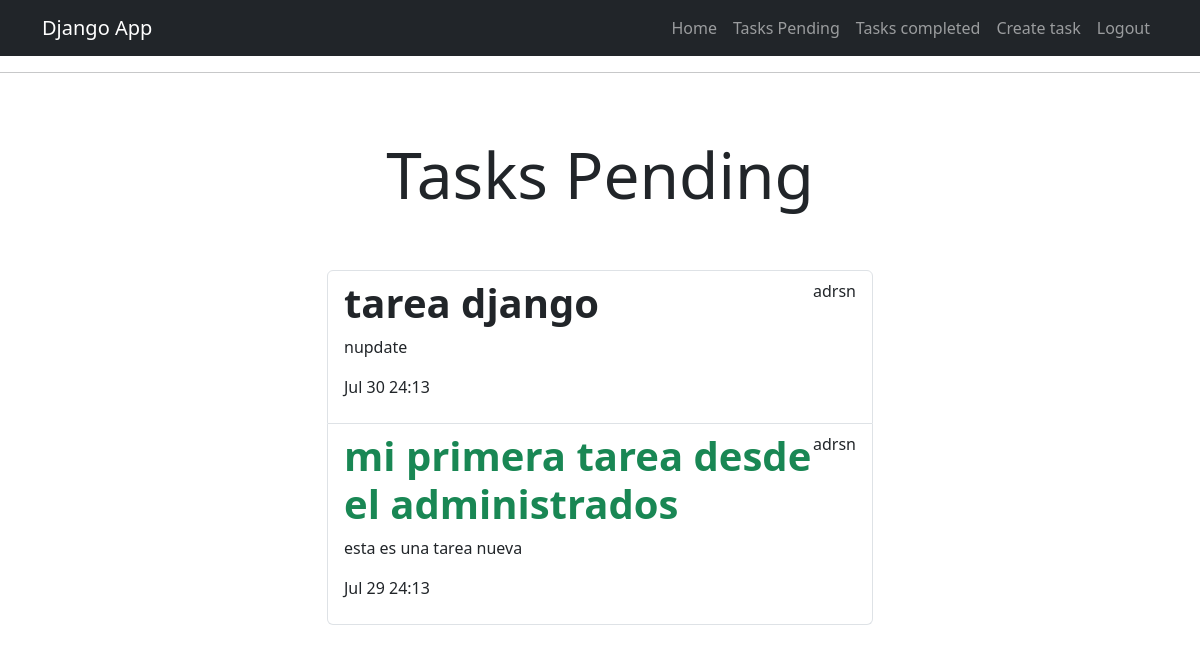
The app's page /tasks_completed/ (signed in) with its own data.
### tasks/models.py (models this page shows, shortened)
class Task(models.Model):
    title = models.CharField(max_length=100)
    description = models.TextField(blank=True)
    created = models.DateTimeField(auto_now_add=True)
    datecompleted = models.DateTimeField(null=True, blank=True)
    important = models.BooleanField(default=False)
    user = models.ForeignKey(User, on_delete=models.CASCADE)

### tasks/views.py (the view)
# urls.py: path("tasks_completed/", views.tasks_completed, name='tasks_completed'),
@login_required
def tasks_completed(request):
    tasks = Task.objects.filter(user=request.user, datecompleted__isnull=False).order_by('-datecompleted')
    return render(request, 'tasks.html', {
        'tasks': tasks
    })

### tasks/templates/tasks.html
{% extends "base.html" %}
{% block content %}
    <main class="container">
        <div class="row">
            <div class="col-md-6 offset-md-3">
                <h1 class="text-center display-3 py-5">Tasks Pending</h1>
                <ul class="list-group">
                    {% for task in tasks %}
                        <a class="list-group-item" href="{% url 'task_detail' task.id %}">
                            <header class="d-flex justify-content-between">
                                {% if task.important %}
                                    <h1 class="fw-bold text-success">{{task.title}}</h1>
                                {% else %}
                                    <h1 class="fw-bold">{{task.title}}</h1>
                                {% endif %}
                                <p>{{task.user.username}}</p>
                            </header>
                            <p>{{task.description}}</p>
                            <p>{{task.datecompleted|date:'M j y:i'}}</p>
                        </a>
                    {% endfor %}
                </ul>
            </div>
        </div>
    </main>
{% endblock  %}

### records on screen
Task: title "tarea django", user.username "adrsn", description "nupdate", datecompleted "Jul 30 24:13"
Task: title "mi primera tarea desde el administrados", user.username "adrsn", description "esta es una tarea nueva", datecompleted "Jul 29 24:13"
